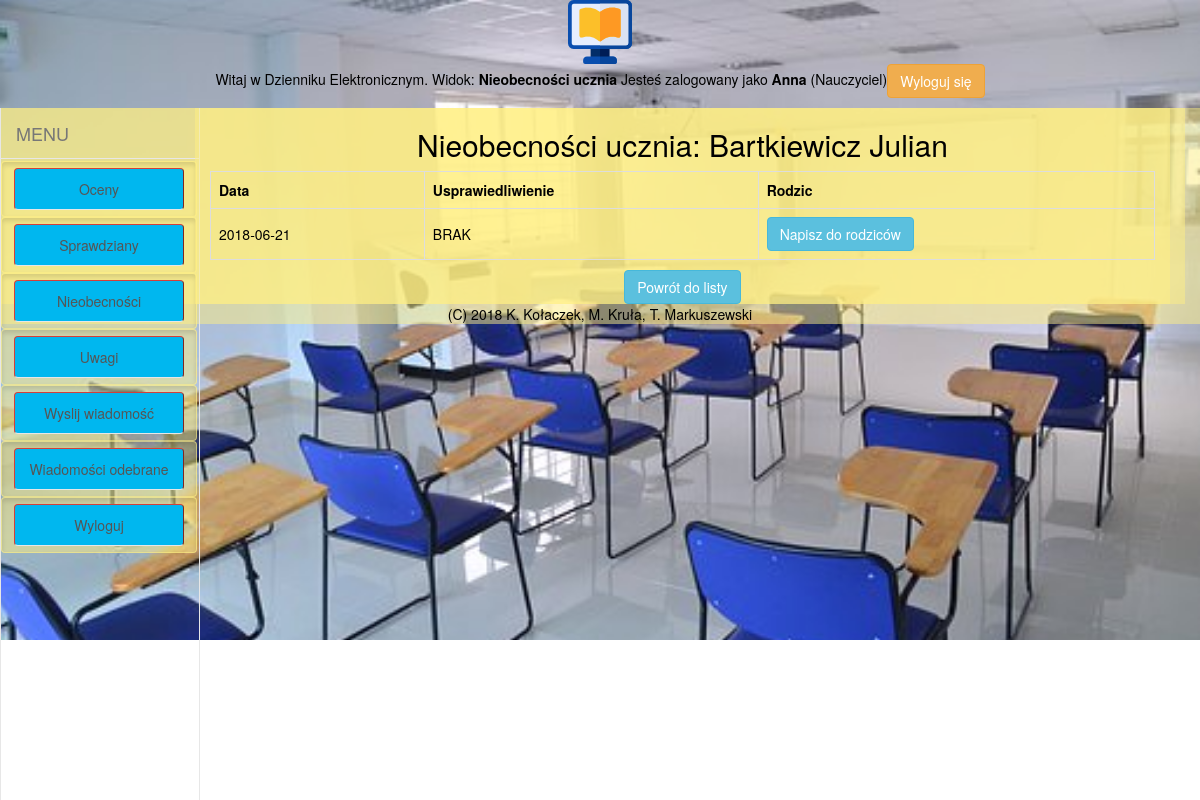
Screenshot of /projekt/lista_nieob.php?id_u=7&id_k=1 (signed in) with the database file from the repository.
### tables this page shows
CREATE TABLE `uzytkownicy` (
  `id_uzytkownika` int(11) NOT NULL,
  `typ` int(3) NOT NULL,
  `imie` varchar(20) NOT NULL,
  `nazwisko` varchar(30) NOT NULL,
  `telefon` varchar(14) DEFAULT NULL,
  `email` varchar(255) NOT NULL,
  `haslo` varchar(255) NOT NULL,
  `id_klasy` int(11) DEFAULT NULL
);

CREATE TABLE `nieobecnosci` (
  `id_nieobecnosci` int(11) NOT NULL,
  `id_ucznia` int(11) NOT NULL,
  `id_rodzica` int(11) DEFAULT NULL,
  `data` date NOT NULL,
  `usprawiedliwiona` tinyint(1) NOT NULL,
  `usprawiedliwienie` text NOT NULL
);

### projekt/lista_nieob.php (the view, shortened to what this page needs)
<?php
require_once 'skrypty/menu.php';
require_once 'include/funkcje.php';
$TRESC='';
$powrot="n_nieob.php";
$id_ucznia=$_GET['id_u'];
try {
    $pdo = new PDO("$DBEngine:host=$DBServer;dbname=$DBName", $DBUser, $DBPass);
    $pdo->setAttribute(PDO::ATTR_ERRMODE, PDO::ERRMODE_EXCEPTION);
    $uczen=getUzytkownikInfo($pdo, $id_ucznia);
    $TRESC.='<h2>Nieobecności ucznia: '.$uczen['nazwisko'].' '.$uczen['imie'].'</h2>';
    $TRESC.=genListaNieobUczniaNauczyciel($pdo, $id_ucznia,$powrot);
    }
catch(PDOException $e)
{
    $TRESC.= "Nie można pobrać danych z bazy";
}
$TRESC.='<a class="btn btn-info" href="n_nieob.php">Powrót do listy</a>';
require_once 'szablony/witryna.php';
?>

### projekt/include/funkcje.php (shortened to what this page needs)
<?php
function getUzytkownikInfo ($pdo,$id_uzytkownika){
    $stmt = $pdo->prepare('SELECT imie, nazwisko, typ, telefon,email, haslo, id_klasy
                                       FROM uzytkownicy WHERE id_uzytkownika=:id;'
        );
    $stmt->bindValue(':id',$id_uzytkownika,PDO::PARAM_INT);
    $stmt->execute();
    $dane=$stmt->fetch();
    return $dane;
}
function genListaNieobUczniaNauczyciel($pdo,$id_ucznia,$powrot){
    $returnedHTML='';
    $stmt = $pdo->prepare ('SELECT data, usprawiedliwiona, id_nieobecnosci, usprawiedliwienie, id_rodzica
                            FROM nieobecnosci
                            WHERE id_ucznia = :id_u
                            ORDER by data DESC
                            ');
    $stmt->bindValue (':id_u', $id_ucznia, PDO::PARAM_INT);
    $stmt->execute();
    foreach ($stmt as $row){
        $returnedHTML.='<p><table class="responsive">';
        $returnedHTML.='<tr><th>Data</th><th>Usprawiedliwienie</th><th>Rodzic</th></tr>';
        $returnedHTML.='<tr><td>'.$row['data'].'</td>';
        if ($row['usprawiedliwiona']==0){
            $returnedHTML.='<td>BRAK</td><td><a class="btn btn-info" href="wyslij_rd.php?id_u='.$id_ucznia.
                '&amp;p='.$powrot.'">Napisz do rodziców</a></td></tr>';
        }
        else{
            $rodzic=getUzytkownikInfo($pdo, $row ['id_rodzica']);
            $skrot=substr($rodzic['imie'],0,1);
            $returnedHTML.='<td>'.$row['usprawiedliwienie'].'</td><td>'.$skrot.'. '.$rodzic['nazwisko'].'</td></tr>';
        }
        $returnedHTML.='</table>';
        $returnedHTML.='</p>';
    }
    return $returnedHTML;
}
?>

### projekt/styles/style.css (style rules this page uses)
html, body { width: 100%; background-color: #ffffff; color: #000; margin: 0; padding: 0; text-align: center; }
table { border-collapse: collapse; width: 100%; table-layout :auto; }
td, th { border: 1px solid #dddddd; text-align: left; padding: 8px; }
tr:nth-child(even) { background-color: #ffffff000; }

### projekt/szablony/witryna.php (style rules this page uses)
body { height:640px; background: url("./img/school-2648668__340.jpg") no-repeat; background-position: center center; background-size: 100% ; z-index: 1; }

### rows the page displays
uzytkownicy: nazwisko "Bartkiewicz", imie "Julian"
nieobecnosci: data "2018-06-21"

### other values shown
$LOKALIZACJA "Nieobecności ucznia"
$_SESSION['username'] "Anna"
$_SESSION['usertype'] "Nauczyciel"
$napis "Oceny"
$napis "Sprawdziany"
$napis "Nieobecności"
$napis "Uwagi"
$napis "Wyslij wiadomość"
$napis "Wiadomości odebrane"
$napis "Wyloguj"
$COPYRIGHT "(C) 2018 K. Kołaczek, M. Kruła, T. Markuszewski"
